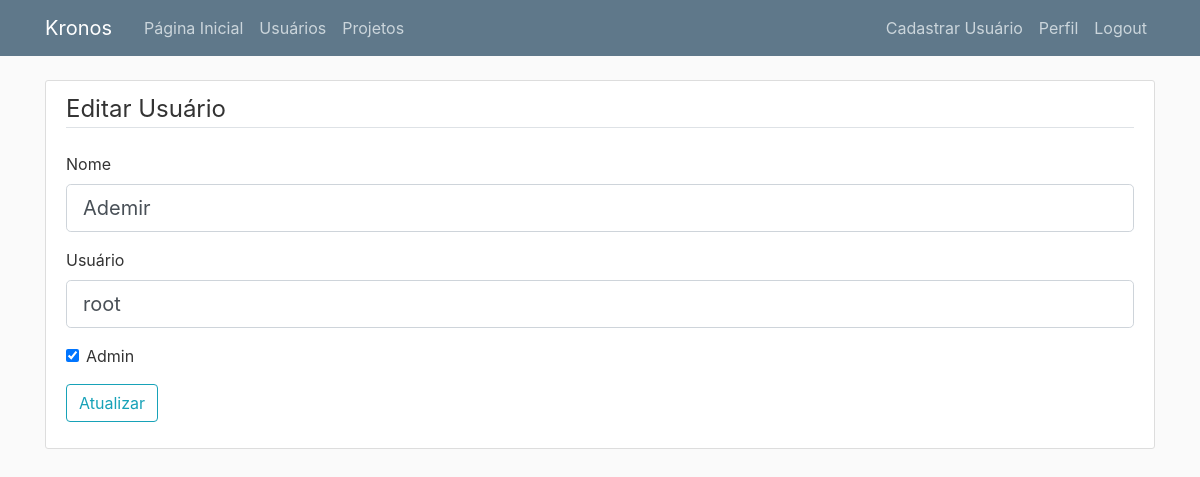
The app's page /editar_usuario/1 (signed in), older data.
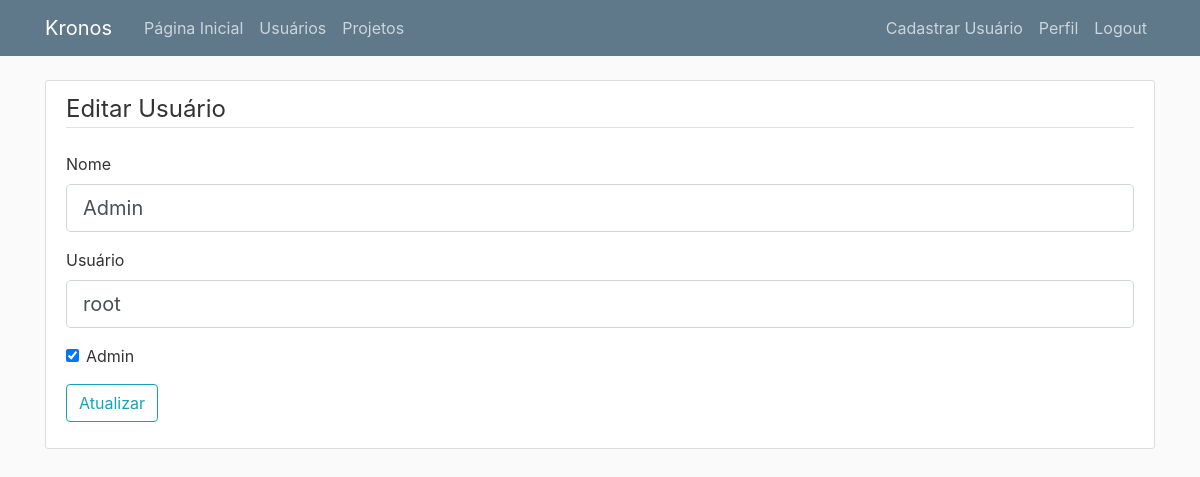
The same page, newer data.
### kronos/models.py (models this page shows, shortened)
class Usuario(db.Model, UserMixin):
    __tablename__ = 'usuarios'
    id = db.Column(db.Integer, primary_key=True)
    username = db.Column(db.String(20), nullable=False, unique=True)
    senha = db.Column(db.String(60), nullable=False)
    nome = db.Column(db.String(50), nullable=False)
    admin = db.Column(db.Boolean, default=False, nullable=False)
    registros = db.relationship('RegistroHoras', backref='autor', lazy=True)

### kronos/routes.py (the view)
@app.route('/editar_usuario/<int:usuario_id>', methods=['GET', 'POST'])
@login_required
def editar_usuario(usuario_id):
    usuario = Usuario.query.get_or_404(usuario_id)
    form = FormEditarUsuario()
    if form.validate_on_submit():
        usuario.username = form.usuario.data
        usuario.nome = form.nome.data
        usuario.admin = form.admin.data
        db.session.commit()
        flash(f'Usuário {usuario.username} atualizado com sucesso!', 'success')
        return redirect(url_for('usuarios'))
    elif request.method == 'GET':
        form.usuario.data = usuario.username
        form.nome.data = usuario.nome
        form.admin.data = usuario.admin
    return render_template('editar_usuario.html', titulo='Editar Usuário', form=form)

### kronos/forms.py (shortened to what this page needs)
class FormEditarUsuario(FlaskForm):
    nome = StringField('Nome', validators=[DataRequired(), Length(min=2, max=50)])
    usuario = StringField('Usuário', validators=[DataRequired(), Length(min=2, max=20)])
    admin = BooleanField('Admin')
    registrar = SubmitField('Atualizar')

### kronos/models.py (called while the page is built)
@login_manager.user_loader
def load_user(usuario_id):
    return Usuario.query.get(int(usuario_id))

### kronos/templates/editar_usuario.html (shortened to what this page needs)
{% extends "base.html" %}
{% block content %}
    <div class="content-section">
        <form method="POST" action="">
            <fieldset class="form-group">
                <legend class="border-bottom mb-4">Editar Usuário</legend>
                <div class="form-group">
                    {{ form.nome.label(class="form-control-label") }}
                    {% if form.nome.errors %}
                        {{ form.nome(class="form-control form-control-lg is-invalid") }}
                        <div class="invalid-feedback">
                            {% for error in form.nome.errors %}
                                <span>{{ error }}</span>
                            {% endfor %}
                        </div>
                    {% else %}
                        {{ form.nome(class="form-control form-control-lg") }}
                    {% endif %}
                </div>
                <div class="form-group">
                    {{ form.usuario.label(class="form-control-label") }}
                    {% if form.usuario.errors %}
                        {{ form.usuario(class="form-control form-control-lg is-invalid") }}
                        <div class="invalid-feedback">
                            {% for error in form.usuario.errors %}
                                <span>{{ error }}</span>
                            {% endfor %}
                        </div>
                    {% else %}
                        {{ form.usuario(class="form-control form-control-lg") }}
                    {% endif %}
                </div>
                <div class="form-check">
                    {{ form.admin(class="form-check-input") }}
                    {{ form.admin.label(class="form-check-label") }}
                </div>
            </fieldset>
            <div class="form-group">
                {{ form.registrar(class="btn btn-outline-info") }}
            </div>
        </form>
    </div>
{% endblock content %}

Row changes from the older to the newer data that the page shows:
changed Usuario "Admin": nome "Ademir" → "Admin"
